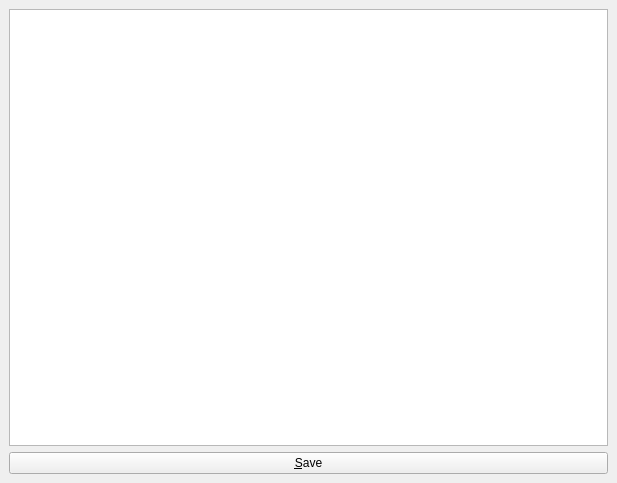
<?xml version="1.0" encoding="UTF-8"?>
<ui version="4.0">
 <class>MainWindow</class>
 <widget class="QMainWindow" name="MainWindow">
  <property name="geometry">
   <rect>
    <x>0</x>
    <y>0</y>
    <width>617</width>
    <height>483</height>
   </rect>
  </property>
  <property name="windowTitle">
   <string>Test Fixture Tuner</string>
  </property>
  <widget class="QWidget" name="centralwidget">
   <layout class="QVBoxLayout" name="verticalLayout">
    <item>
     <widget class="QTreeView" name="treeView">
      <property name="editTriggers">
       <set>QAbstractItemView::CurrentChanged|QAbstractItemView::DoubleClicked|QAbstractItemView::EditKeyPressed|QAbstractItemView::SelectedClicked</set>
      </property>
     </widget>
    </item>
    <item>
     <widget class="QPushButton" name="saveButton">
      <property name="text">
       <string>&amp;Save</string>
      </property>
     </widget>
    </item>
   </layout>
  </widget>
 </widget>
 <resources/>
 <connections/>
</ui>
